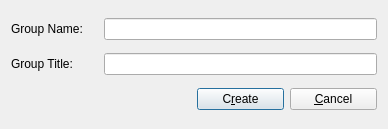
<?xml version="1.0" encoding="UTF-8"?>
<ui version="4.0">
 <class>Dialog_Create_Group</class>
 <widget class="QDialog" name="Dialog_Create_Group">
  <property name="geometry">
   <rect>
    <x>0</x>
    <y>0</y>
    <width>388</width>
    <height>129</height>
   </rect>
  </property>
  <property name="windowTitle">
   <string>Dialog</string>
  </property>
  <layout class="QGridLayout" name="gridLayout">
   <item row="0" column="0">
    <widget class="QLabel" name="label">
     <property name="text">
      <string>Group Name:</string>
     </property>
    </widget>
   </item>
   <item row="2" column="2">
    <widget class="QPushButton" name="pushButton_create">
     <property name="text">
      <string>C&amp;reate</string>
     </property>
    </widget>
   </item>
   <item row="2" column="3">
    <widget class="QPushButton" name="pushButton_cancel">
     <property name="text">
      <string>&amp;Cancel</string>
     </property>
     <property name="autoDefault">
      <bool>false</bool>
     </property>
    </widget>
   </item>
   <item row="1" column="0">
    <widget class="QLabel" name="label_2">
     <property name="text">
      <string>Group Title:</string>
     </property>
    </widget>
   </item>
   <item row="2" column="0" colspan="2">
    <spacer name="horizontalSpacer">
     <property name="orientation">
      <enum>Qt::Horizontal</enum>
     </property>
     <property name="sizeHint" stdset="0">
      <size>
       <width>40</width>
       <height>20</height>
      </size>
     </property>
    </spacer>
   </item>
   <item row="1" column="1" colspan="3">
    <widget class="QLineEdit" name="lineEdit_grouptitle"/>
   </item>
   <item row="0" column="1" colspan="3">
    <widget class="QLineEdit" name="lineEdit_groupname"/>
   </item>
  </layout>
 </widget>
 <tabstops>
  <tabstop>lineEdit_groupname</tabstop>
  <tabstop>lineEdit_grouptitle</tabstop>
  <tabstop>pushButton_create</tabstop>
  <tabstop>pushButton_cancel</tabstop>
 </tabstops>
 <resources/>
 <connections/>
</ui>
